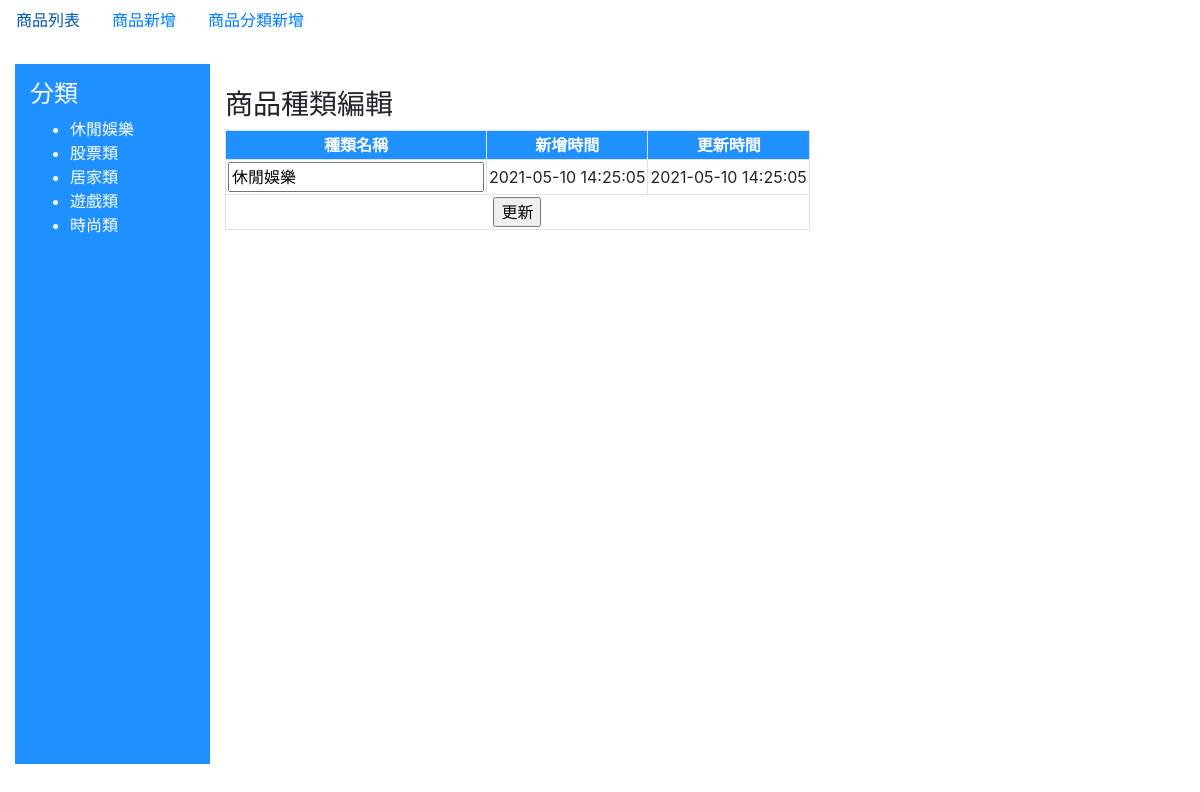
The page /artdict-little--main/editCategory-old.php?editCategoryId=1 (signed in) on the database its author committed.
### tables this page shows
CREATE TABLE `categories` (
  `categoryId` int(11) NOT NULL COMMENT '流水號',
  `categoryName` varchar(100) NOT NULL COMMENT '類別名稱',
  `categoryParentId` int(11) DEFAULT 0 COMMENT '上層編號',
  `created_at` datetime NOT NULL DEFAULT current_timestamp() COMMENT '新增時間',
  `updated_at` datetime NOT NULL DEFAULT current_timestamp() COMMENT '更新時間'
);

### artdict-little--main/editCategory-old.php (the view, shortened to what this page needs)
<?php
require_once('./db.inc.php');
?>
<!DOCTYPE html>
<html lang="en">
<head>
    <link rel="stylesheet" href="https://stackpath.bootstrapcdn.com/bootstrap/4.2.1/css/bootstrap.min.css">
    <link rel="stylesheet" href="./fontawesome-free-5.15.2-web/css/all.css">
</head>
</head>
<body>
    <?php require_once('./templates/titles.php')?>
    <div class="container-fluid">
        <div class="d-flex">
                <div class="col-md-2 col-sm-3 categories mt-4 whitewordcolor pt-3" style="height:700px">
                    <h4>分類</h4>
                    <?php
                        $sql = "SELECT `categoryId`, `categoryName` FROM `categories` ";
                        $stmt = $pdo->query($sql);
                        if($stmt->rowCount() > 0) {
                            $arr = $stmt->fetchAll();
                        ?>
                            <ul>
                                <?php for($i = 0; $i < count($arr); $i++) { ?>
                                <li>
                                    <a class="whitewordcolor" href="./admin.php?categoryId=<?php echo $arr[$i]['categoryId'] ?>">
                                        <?php echo $arr[$i]['categoryName'] ?>
                                    </a>
                                </li>
                                <?php } ?>
                            </ul>
                        <?php } ?>
                </div>
                <div class="col-md-10 col-sm-9 pt-5">
                <h3>商品種類編輯</h3>
                <form name="myForm" method="POST" action="updateCategory.php">
                    <table class="border">
                        <thead class="whitewordcolor">
                            <tr>
                                <th class="border">種類名稱</th>
                                <th class="border">新增時間</th>
                                <th class="border">更新時間</th>
                            </tr>
                        </thead>
                        <tbody>
                        <?php
                        $sql = "SELECT `categoryId`, `categoryName`, `created_at`, `updated_at`
                                FROM  `categories`
                                WHERE `categoryId` = ? ";
                        $arrParam = [
                            (int)$_GET['editCategoryId']
                        ];
                        $stmt = $pdo->prepare($sql);
                        $stmt->execute($arrParam);
                        if($stmt->rowCount() > 0) {
                            $arr = $stmt->fetchAll()[0];
                        ?>
                            <tr>
                                <td class="border">
                                    <input type="text" name="categoryName" value="<?php echo $arr['categoryName']; ?>" maxlength="100" />
                                </td>
                                <td class="border"><?php echo $arr['created_at']; ?></td>
                                <td class="border"><?php echo $arr['updated_at']; ?></td>
                            </tr>
                        <?php
                        } else {
                        ?>
                            <tr>
                                <td colspan="3">沒有資料</td>
                            </tr>
                        <?php
                        }
                        ?>
                        </tbody>
                        <tfoot>
                            <tr>
                            <?php if($stmt->rowCount() > 0){ ?>
                                <td class="border" colspan="3"><input type="submit" name="smb" value="更新"></td>
                            <?php } ?>
                            </tr>
                        </tfoot>
                    </table>
                </form>
            </div>
        </div>
    </div>
</body>
</head>

### artdict-little--main/editCategory-old.php (style rules this page uses)
.border { border:1px #aaaaff solid; text-align:center; padding:2px; }
.whitewordcolor { background-color:#1E90FF; color:#ffffff; }

### rows shown on the page
categories: categoryName "休閒娛樂", created_at "2021-05-10 14:25:05", updated_at "2021-05-10 14:25:05"
categories: categoryName "股票類"
categories: categoryName "居家類"
categories: categoryName "遊戲類"
categories: categoryName "時尚類"
